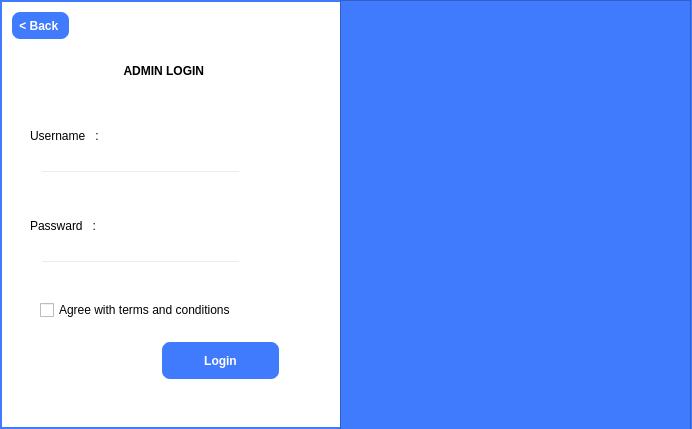
<?xml version="1.0" encoding="UTF-8"?>
<ui version="4.0">
 <class>AdminLogin</class>
 <widget class="QDialog" name="AdminLogin">
  <property name="geometry">
   <rect>
    <x>0</x>
    <y>0</y>
    <width>692</width>
    <height>429</height>
   </rect>
  </property>
  <property name="windowTitle">
   <string>Dialog</string>
  </property>
  <property name="styleSheet">
   <string notr="true">QDialog#AdminLogin
{
background-color: white;
border: 2px solid #417BFD;
}</string>
  </property>
  <widget class="QPushButton" name="BackButten">
   <property name="geometry">
    <rect>
     <x>10</x>
     <y>10</y>
     <width>61</width>
     <height>31</height>
    </rect>
   </property>
   <property name="styleSheet">
    <string notr="true">QPushButton
{
background-color: #417BFD;
color: white;
border: 2px solid white;
border-radius: 10px;
font-weight: bold;

}
QPushButton:hover
{
background-color: white;
color: #417BFD;
border: 3px solid #417BFD;
font-weight: bold;
}
</string>
   </property>
   <property name="text">
    <string>&lt; Back </string>
   </property>
   <property name="shortcut">
    <string>Return</string>
   </property>
  </widget>
  <widget class="QFrame" name="frame">
   <property name="geometry">
    <rect>
     <x>340</x>
     <y>0</y>
     <width>351</width>
     <height>431</height>
    </rect>
   </property>
   <property name="styleSheet">
    <string notr="true">QFrame
{
background-color: #417BFD;
}</string>
   </property>
   <property name="frameShape">
    <enum>QFrame::StyledPanel</enum>
   </property>
   <property name="frameShadow">
    <enum>QFrame::Raised</enum>
   </property>
   <widget class="QFrame" name="frame_4">
    <property name="geometry">
     <rect>
      <x>90</x>
      <y>140</y>
      <width>181</width>
      <height>131</height>
     </rect>
    </property>
    <property name="styleSheet">
     <string notr="true">QFrame
{
border-image: url(&quot;:/img/images/use.png&quot;)0 0 0 0 stretch stretch;
border-radius: 10px;
}</string>
    </property>
    <property name="frameShape">
     <enum>QFrame::StyledPanel</enum>
    </property>
    <property name="frameShadow">
     <enum>QFrame::Raised</enum>
    </property>
   </widget>
  </widget>
  <widget class="QLabel" name="Username">
   <property name="geometry">
    <rect>
     <x>50</x>
     <y>50</y>
     <width>231</width>
     <height>41</height>
    </rect>
   </property>
   <property name="styleSheet">
    <string notr="true">QLabel
{
color: Black;
font-weight: bold;
font: 700 20pt &quot;Georgia&quot;;
}</string>
   </property>
   <property name="text">
    <string>ADMIN LOGIN </string>
   </property>
   <property name="alignment">
    <set>Qt::AlignCenter</set>
   </property>
  </widget>
  <widget class="QLabel" name="username">
   <property name="geometry">
    <rect>
     <x>30</x>
     <y>120</y>
     <width>111</width>
     <height>31</height>
    </rect>
   </property>
   <property name="styleSheet">
    <string notr="true">QLabel {
	font: 16pt &quot;Georgia&quot;;
}</string>
   </property>
   <property name="text">
    <string>Username   :</string>
   </property>
  </widget>
  <widget class="QLabel" name="username_2">
   <property name="geometry">
    <rect>
     <x>30</x>
     <y>210</y>
     <width>111</width>
     <height>31</height>
    </rect>
   </property>
   <property name="styleSheet">
    <string notr="true">QLabel {
	font: 16pt &quot;Georgia&quot;;
}</string>
   </property>
   <property name="text">
    <string>Passward   :</string>
   </property>
  </widget>
  <widget class="QPushButton" name="BackButten_2">
   <property name="geometry">
    <rect>
     <x>160</x>
     <y>340</y>
     <width>121</width>
     <height>41</height>
    </rect>
   </property>
   <property name="styleSheet">
    <string notr="true">QPushButton
{
background-color: #417BFD;
color: white;
border: 2px solid white;
border-radius: 10px;
font-weight: bold;

}
QPushButton:hover
{
background-color: white;
color: #417BFD;
border: 3px solid #417BFD;
font-weight: bold;
}
</string>
   </property>
   <property name="text">
    <string>Login</string>
   </property>
   <property name="shortcut">
    <string>Return</string>
   </property>
  </widget>
  <widget class="QCheckBox" name="checkBox">
   <property name="geometry">
    <rect>
     <x>40</x>
     <y>300</y>
     <width>201</width>
     <height>20</height>
    </rect>
   </property>
   <property name="text">
    <string>Agree with terms and conditions</string>
   </property>
  </widget>
  <widget class="QLineEdit" name="Adminusername">
   <property name="geometry">
    <rect>
     <x>40</x>
     <y>170</y>
     <width>201</width>
     <height>21</height>
    </rect>
   </property>
   <property name="styleSheet">
    <string notr="true">QLineEdit {
background-color :transparent;
	font: 16pt &quot;Georgia&quot;;
color :black;
}</string>
   </property>
  </widget>
  <widget class="QLineEdit" name="Adminpassward">
   <property name="geometry">
    <rect>
     <x>40</x>
     <y>260</y>
     <width>201</width>
     <height>21</height>
    </rect>
   </property>
   <property name="styleSheet">
    <string notr="true">QLineEdit {
background-color :transparent;
	font: 16pt &quot;Georgia&quot;;
color :black;
}</string>
   </property>
  </widget>
 </widget>
 <resources/>
 <connections/>
</ui>
